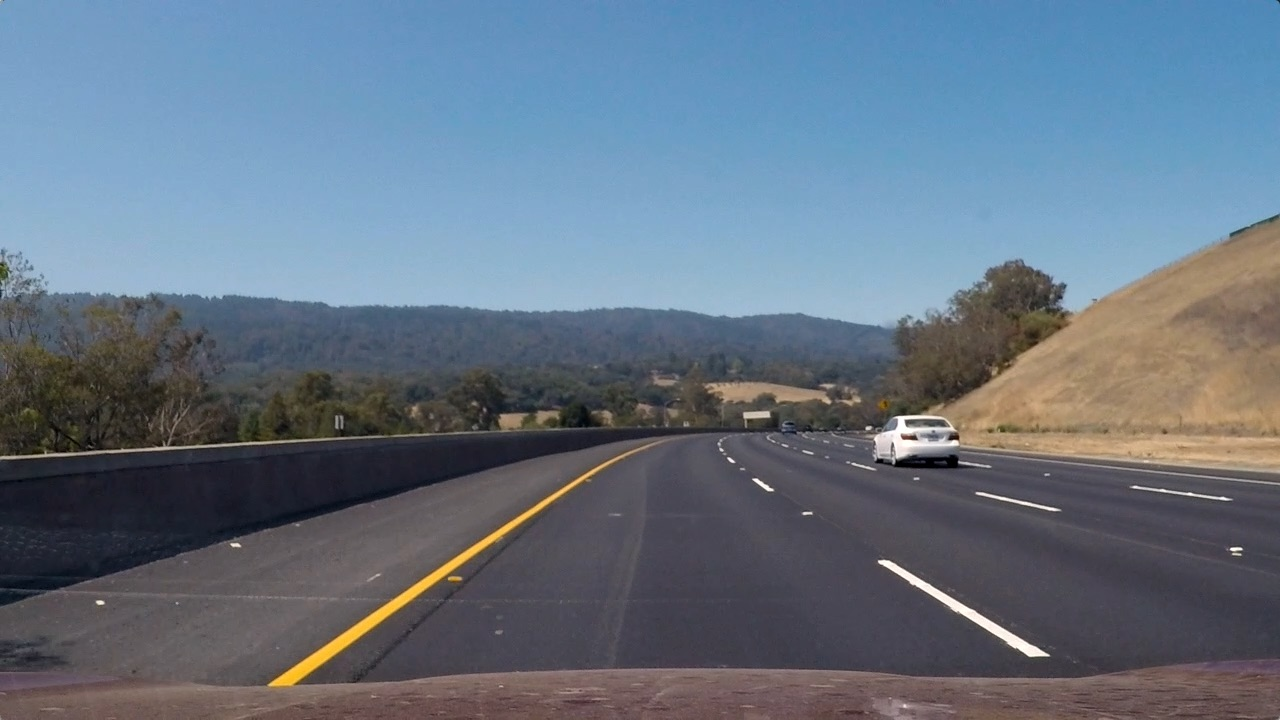
#> input picture test_images/test3.jpg, 1280 x 720 px
$ python threshold.py   (older library calls are emulated)
#> lines starting #> are read from the running program, lines starting #| are printed output that depends on the picture; after the words box and inside, x2 and y2 are one past the last pixel; in counts of white or black regions, pixels touching at a corner belong together
import cv2
import numpy as np


def abs_sobel_thresh(img, orient='x', sobel_kernel=3, thresh=(0, 255)):
    # 1) Convert to grayscale
    gray = cv2.cvtColor(img, cv2.COLOR_RGB2GRAY)

    # 2) Take the derivative in x or y given orient = 'x' or 'y'
    if orient == 'x':
        sobel = cv2.Sobel(gray, cv2.CV_64F, 1, 0, ksize=sobel_kernel)
    else:
        sobel = cv2.Sobel(gray, cv2.CV_64F, 0, 1, ksize=sobel_kernel)

    # 3) Take the absolute value of the derivative or gradient
    abs_sobel = np.absolute(sobel)

    # 4) Scale to 8-bit (0 - 255) then convert to type = np.uint8
    scaled_sobel = np.uint8(abs_sobel * 255 / np.max(abs_sobel))

    # 5) Create a mask of 1's where the scaled gradient magnitude
    # is > thresh_min and < thresh_max
    binary_output = np.zeros_like(scaled_sobel)
    binary_output[(scaled_sobel >= thresh[0]) & (scaled_sobel <= thresh[1])] = 1

    return binary_output


# [41 lines left out: functions mag_thresh, dir_threshold, not called in this run]


def hls_select(img, selected, thresh=(0, 255)):
    # 1) Convert to HLS color space
    hls = cv2.cvtColor(img, cv2.COLOR_RGB2HLS)

    # 2) Apply a threshold to the selected channel
    idx = {'h': 0, 'l': 1, 's': 2}[selected.lower()]
    channel = hls[:, :, idx]

    binary_output = np.zeros_like(channel)
    binary_output[(channel > thresh[0]) & (channel <= thresh[1])] = 1
    return binary_output


# [11 lines left out: function hsv_select, not called in this run]


def suppress_shadow(img):
    r, g, b = img[:, :, 0], img[:, :, 1], img[:, :, 2]

    binary_output = np.zeros_like(r)
    binary_output[(r > 30) | (g > 30) | (b > 30)] = 1
    return binary_output


def rgb_white(img):
    r, g, b = img[:, :, 0], img[:, :, 1], img[:, :, 2]

    binary_output = np.zeros_like(r)
    binary_output[(r >= 210) & (g >= 200) & (b >= 190)] = 1
    return binary_output


def combined_threshold(image):
    """return the binary warp result of the image"""
    ksize = 5

    # Apply each of the thresh-holding functions
    gradx = abs_sobel_thresh(image, orient='x', sobel_kernel=ksize, thresh=(50, 255))
    grady = abs_sobel_thresh(image, orient='y', sobel_kernel=ksize, thresh=(100, 255))
    s_channel = hls_select(image, selected='s', thresh=(180, 255)) & suppress_shadow(image)
    white = rgb_white(image)
    shadowed_yellow = hls_select(image, selected='h', thresh=(18, 63)) & \
                      hls_select(image, selected='s', thresh=(55, 255)) & \
                      hls_select(image, selected='l', thresh=(0, 140))

    combined = gradx | grady | s_channel | shadowed_yellow | white
    return combined


if __name__ == '__main__':
    import argparse
    import matplotlib.pyplot as plt

    parser = argparse.ArgumentParser('Display thresh-filtered image.')
    parser.add_argument('-f', default='test_images/test3.jpg', help='path to test image')
    args = parser.parse_args()

    image = cv2.imread(args.f)
#> image is the input picture: shape (720, 1280, 3); mean B, G, R 130.7, 115.3, 101.1
    image = cv2.cvtColor(image, cv2.COLOR_BGR2RGB)
    result = combined_threshold(image)
#> in combined_threshold, `gradx = abs_sobel_thresh(image, orient='x', sobel_kernel=ksize, thresh..`:
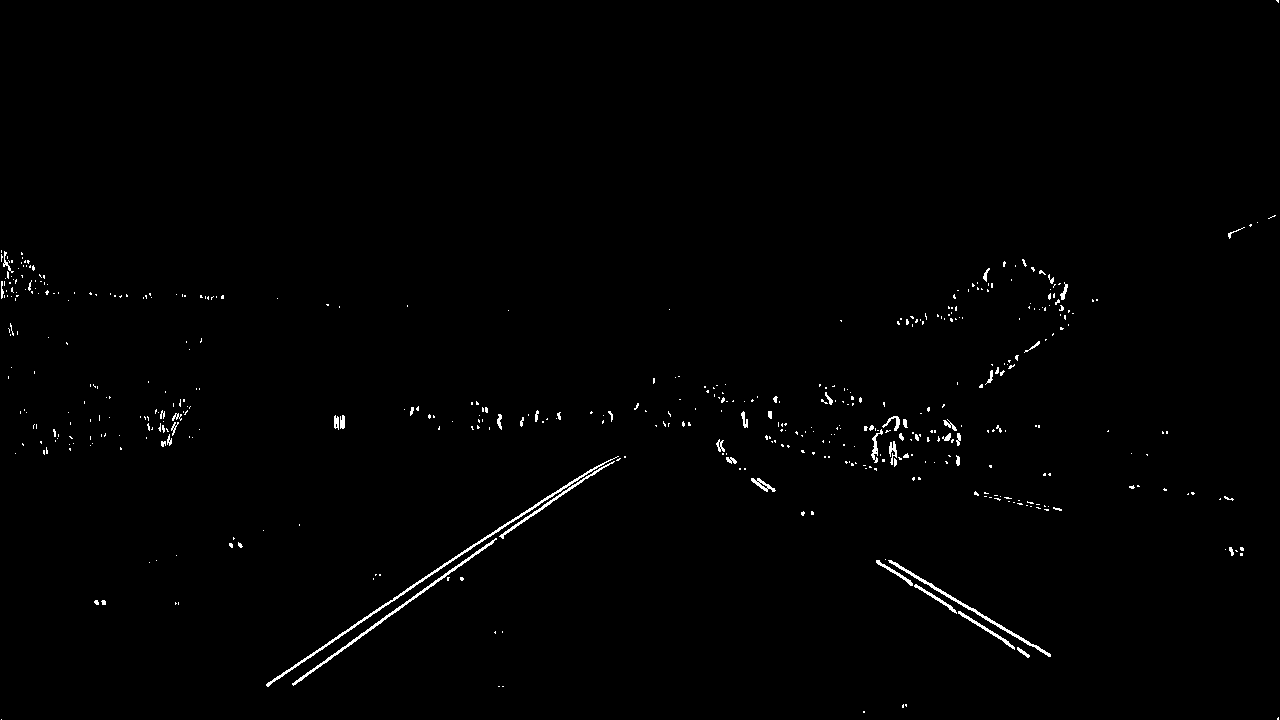
#> gradx: shape (720, 1280); values 0 (black) and 1 (white), 0.8% white in thin lines or dots
#> in suppress_shadow, `r, g, b = img[:, :, 0], img[:, :, 1], img[:, :, 2]`:
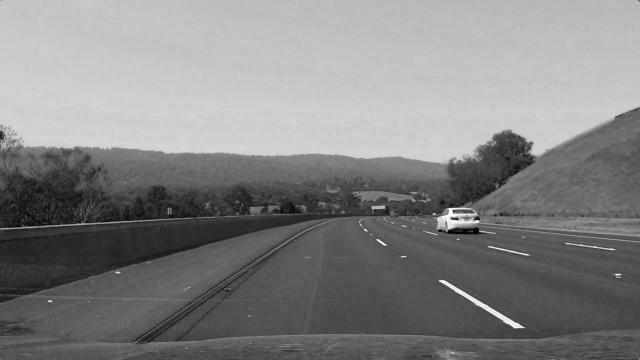
#> b: shape (720, 1280) (shown at 1/2 size); min 0, max 255, mean 130.7
#> call 2 of hls_select, with selected = 'h', thresh = (18, 63)
#> in hls_select (call 2), `channel = hls[:, :, idx]`:
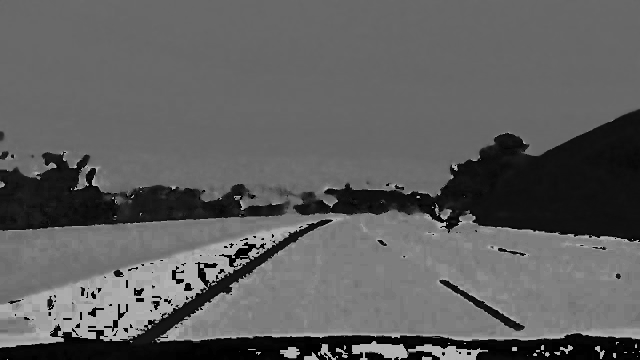
#> channel: shape (720, 1280) (shown at 1/2 size); min 0, max 179, mean 94.8
#> in combined_threshold, `combined = gradx | grady | s_channel | shadowed_yellow | white`:
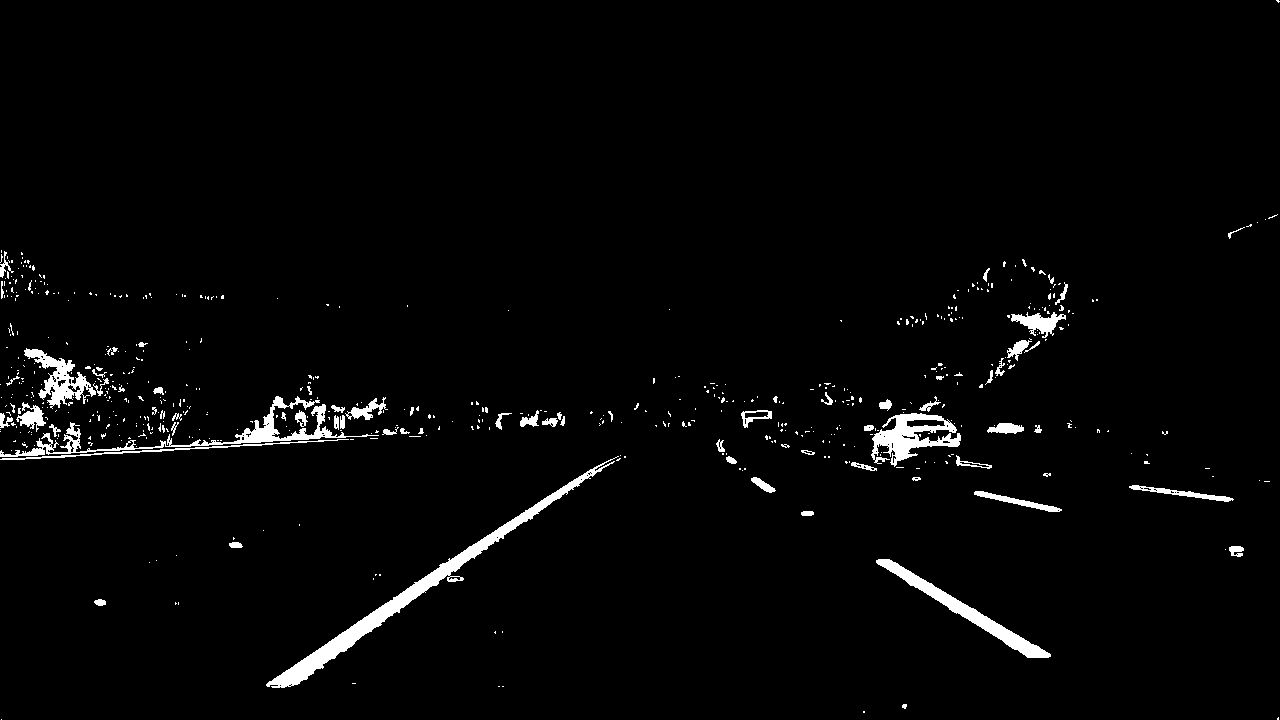
#> combined: shape (720, 1280); values 0 (black) and 1 (white), 2.5% white; 578 white regions (503 under 20 px), largest, box (x1, y1, x2, y2) and area: (266, 456, 619, 688) 4850, (0, 396, 379, 457) 2733, (876, 559, 1051, 658) 2300

    # Plot the result
    f, (ax1, ax2) = plt.subplots(1, 2, figsize=(24, 9))
    f.tight_layout()
    ax1.imshow(image)
    ax1.set_title('Original Image', fontsize=50)
    ax2.imshow(result, cmap='gray')
    ax2.set_title('Threshold Image', fontsize=40)
    plt.subplots_adjust(left=0., right=1, top=0.9, bottom=0.)
    plt.show()

$ run again, with test_images/test1.jpg copied over test_images/test3.jpg
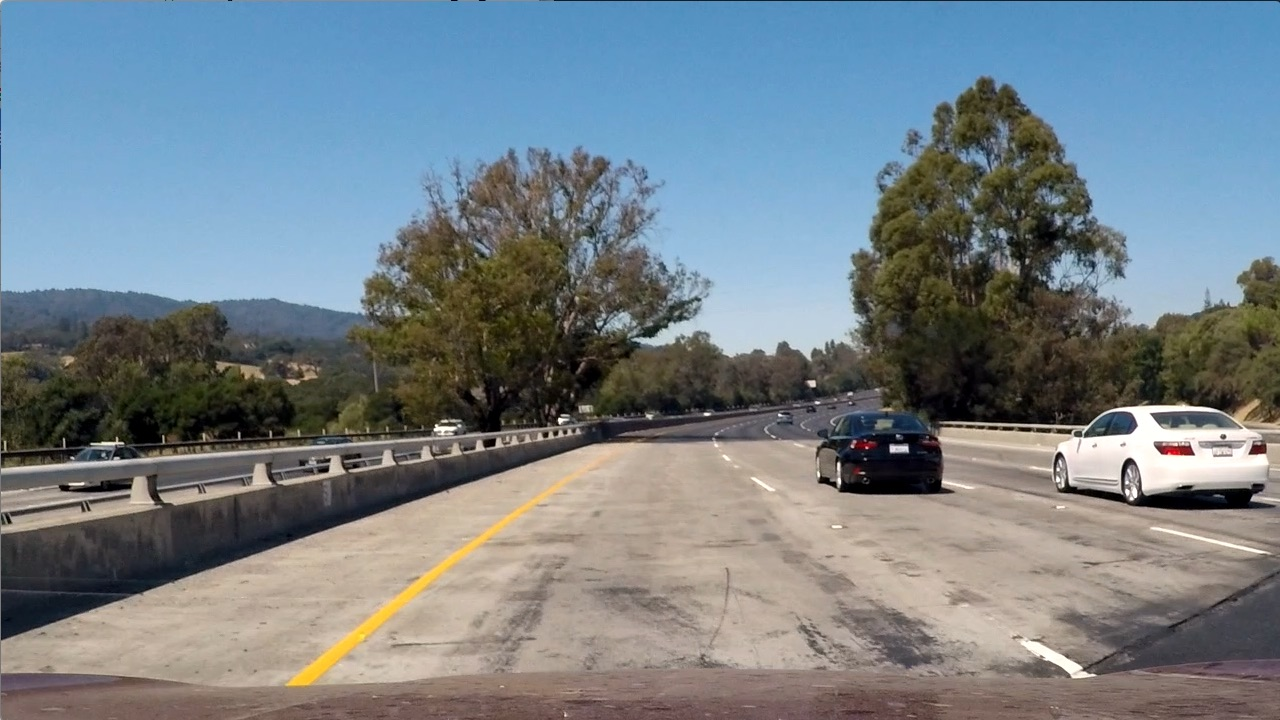
#> input picture test_images/test1.jpg, 1280 x 720 px
#> image is the input picture: shape (720, 1280, 3); mean B, G, R 135.5, 128.7, 117.5
#> in combined_threshold, `gradx = abs_sobel_thresh(image, orient='x', sobel_kernel=ksize, thresh..`:
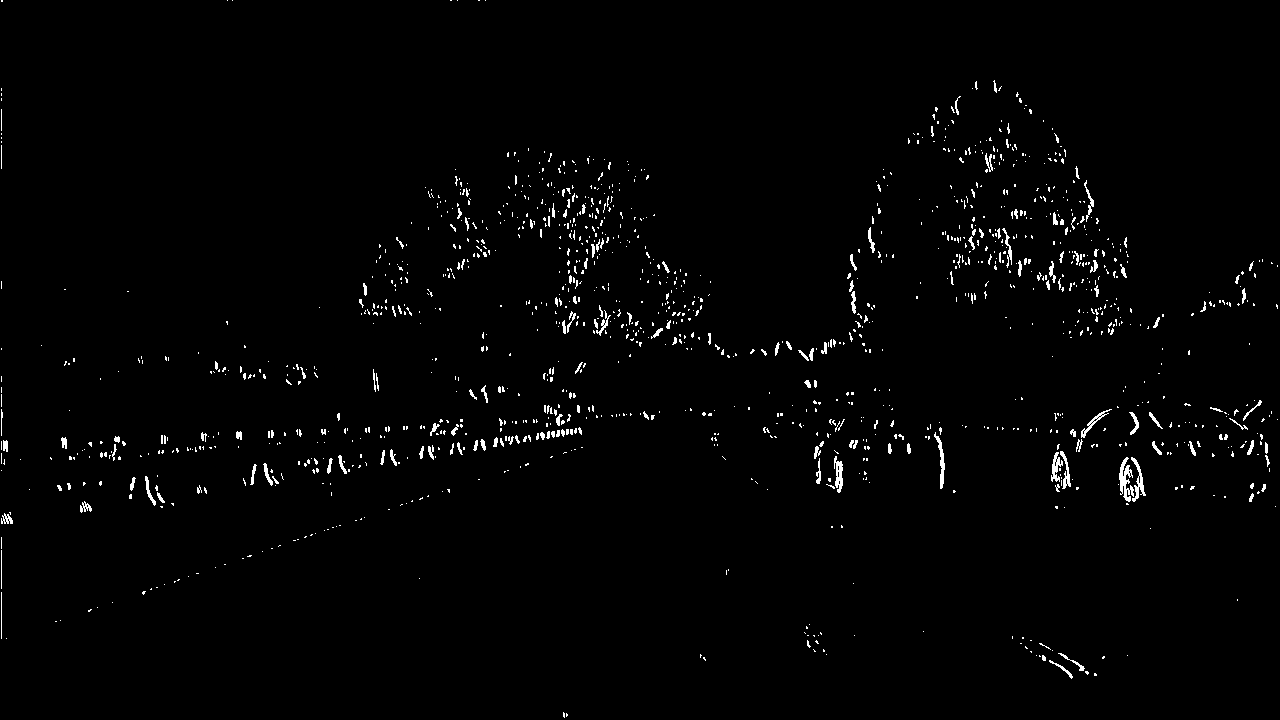
#> gradx: shape (720, 1280); values 0 (black) and 1 (white), 1.5% white in thin lines or dots
#> grady: shape (720, 1280); values 0 (black) and 1 (white), 0.84% white in thin lines or dots, all inside (x1, y1, x2, y2) = (1, 225, 1279, 679)
#> hls: shape (720, 1280, 3); mean of channels 0, 1, 2 60.2, 126.7, 74.4
#> s_channel: shape (720, 1280); values 0 (black) and 1 (white), 1.2% white; 301 white regions (280 under 20 px), largest, box (x1, y1, x2, y2) and area: (1079, 405, 1268, 489) 4838, (288, 478, 570, 685) 3246, (554, 0, 1277, 1) 723
#> white: shape (720, 1280); values 0 (black) and 1 (white), 1.3% white; 166 white regions (143 under 20 px), largest, box (x1, y1, x2, y2) and area: (981, 405, 1272, 491) 9115, (1018, 637, 1096, 678) 769, (1150, 527, 1268, 553) 374
#> shadowed_yellow: shape (720, 1280); values 0 (black) and 1 (white), 8.5% white; 615 white regions (552 under 20 px), largest, box (x1, y1, x2, y2) and area: (1, 233, 609, 451) 36901, (858, 150, 1054, 396) 16703, (1075, 282, 1280, 412) 11679
#> in combined_threshold, `combined = gradx | grady | s_channel | shadowed_yellow | white`:
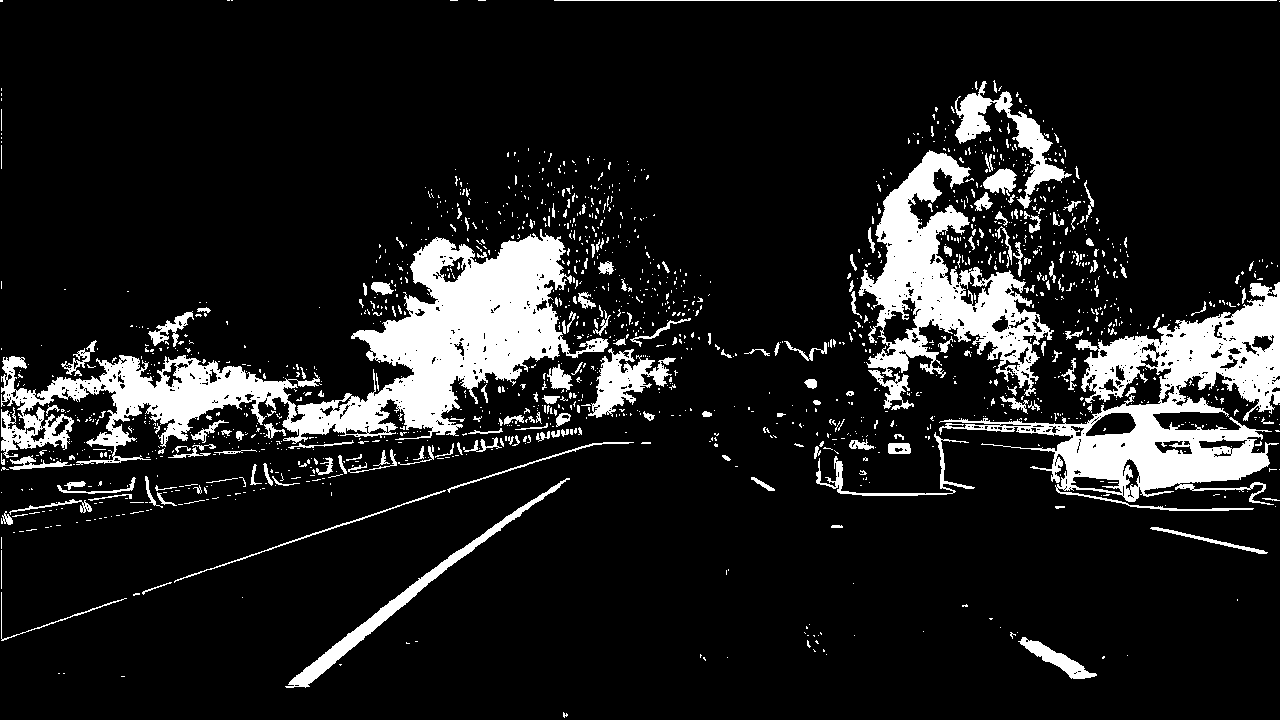
#> combined: shape (720, 1280); values 0 (black) and 1 (white), 12.3% white; 1594 white regions (1395 under 20 px), largest, box (x1, y1, x2, y2) and area: (1, 229, 609, 465) 38625, (939, 282, 1280, 511) 25425, (858, 150, 1054, 396) 16807
